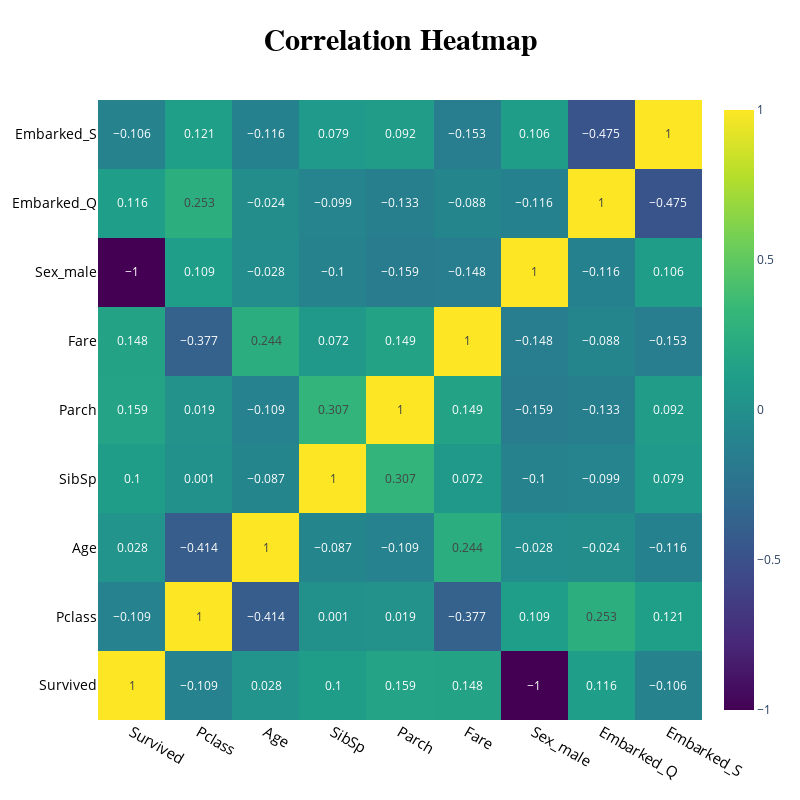

Source (notebook cell):
### Markdown cell above
### Preprocessing: Correlation between the variables

### Code cell
# Compute the correlation matrix
corr_matrix = df.corr()
corr_matrix_round = corr_matrix.round(3)
# Creating the heatmap using plotly
fig = go.Figure(data=go.Heatmap(
                z=np.array(corr_matrix_round),
                x=corr_matrix.columns,
                y=corr_matrix.index,
                colorscale = 'viridis',
                texttemplate="%{z}"
                
))

fig.update_xaxes(tickfont_size=15, color ='black')
fig.update_yaxes(tickfont_size=14, color ='black')

# Customizing the heatmap layout
fig.update_layout(
    title="<b>Correlation Heatmap</b>",title_font_family="Times New Roman",title_font=dict(size=30),title_font_color="black",
    title_x=0.5, 
   )
fig.layout.height = 800
fig.layout.width = 800

# Display the heatmap
fig.show()

### Figure 1 — Plotly figure (JSON) as saved in the notebook; plotly's stock layout.template omitted (floating-point values rounded to 4 significant figures)
{"data": [{"colorscale": [[0, "#440154"], [0.1111, "#482878"], [0.2222, "#3e4989"], [0.3333, "#31688e"], [0.4444, "#26828e"], [0.5556, "#1f9e89"], [0.6667, "#35b779"], [0.7778, "#6ece58"], [0.8889, "#b5de2b"], [1, "#fde725"]], "texttemplate": "%{z}", "type": "heatmap", "x": ["Survived", "Pclass", "Age", "SibSp", "Parch", "Fare", "Sex_male", "Embarked_Q", "Embarked_S"], "y": ["Survived", "Pclass", "Age", "SibSp", "Parch", "Fare", "Sex_male", "Embarked_Q", "Embarked_S"], "z": [[1, -0.109, 0.028, 0.1, 0.159, 0.148, -1, 0.116, -0.106], [-0.109, 1, -0.414, 0.001, 0.019, -0.377, 0.109, 0.253, 0.121], [0.028, -0.414, 1, -0.087, -0.109, 0.244, -0.028, -0.024, -0.116], [0.1, 0.001, -0.087, 1, 0.307, 0.072, -0.1, -0.099, 0.079], [0.159, 0.019, -0.109, 0.307, 1, 0.149, -0.159, -0.133, 0.092], [0.148, -0.377, 0.244, 0.072, 0.149, 1, -0.148, -0.088, -0.153], [-1, 0.109, -0.028, -0.1, -0.159, -0.148, 1, -0.116, 0.106], [0.116, 0.253, -0.024, -0.099, -0.133, -0.088, -0.116, 1, -0.475], [-0.106, 0.121, -0.116, 0.079, 0.092, -0.153, 0.106, -0.475, 1]]}], "layout": {"height": 800, "title": {"font": {"color": "black", "family": "Times New Roman", "size": 30}, "text": "<b>Correlation Heatmap</b>", "x": 0.5}, "width": 800, "xaxis": {"color": "black", "tickfont": {"size": 15}}, "yaxis": {"color": "black", "tickfont": {"size": 14}}}}
